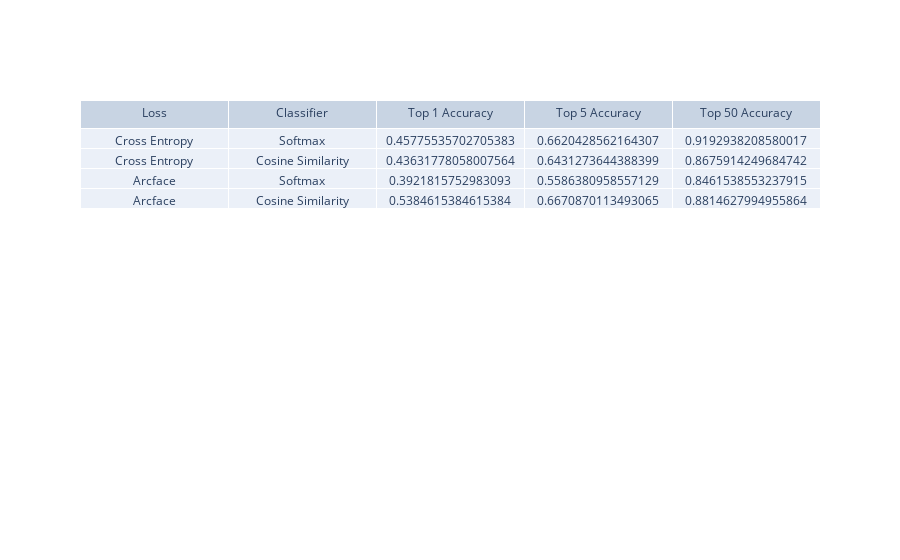

Source (notebook cell):
### Code cell
eval_table = go.Figure(
    data=[
        go.Table(
            header={"values": ["Loss", "Classifier", "Top 1 Accuracy", "Top 5 Accuracy", "Top 50 Accuracy"]},
            cells={
                "values": [
                    ["Cross Entropy", "Cross Entropy", "Arcface", "Arcface"],
                    ["Softmax", "Cosine Similarity", "Softmax", "Cosine Similarity"],
                    [
                        softmax_cross_entropy_eval_results["top_1_accuracy"],
                        softmax_similarity_eval_results["top_1_accuracy"],
                        arcface_cross_entropy_eval_results["top_1_accuracy"],
                        arcface_similarity_eval_results["top_1_accuracy"]
                    ],
                    [
                        softmax_cross_entropy_eval_results["top_5_accuracy"],
                        softmax_similarity_eval_results["top_5_accuracy"],
                        arcface_cross_entropy_eval_results["top_5_accuracy"],
                        arcface_similarity_eval_results["top_5_accuracy"]
                    ],
                    [
                        softmax_cross_entropy_eval_results["top_50_accuracy"],
                        softmax_similarity_eval_results["top_50_accuracy"],
                        arcface_cross_entropy_eval_results["top_50_accuracy"],
                        arcface_similarity_eval_results["top_50_accuracy"]
                    ],
                ]
            }
        )
    ]
)

eval_table.show()

### Figure 1 — Plotly figure (JSON) as saved in the notebook; plotly's stock layout.template omitted (floating-point values rounded to 4 significant figures)
{"data": [{"cells": {"values": [["Cross Entropy", "Cross Entropy", "Arcface", "Arcface"], ["Softmax", "Cosine Similarity", "Softmax", "Cosine Similarity"], [0.4578, 0.4363, 0.3922, 0.5385], [0.662, 0.6431, 0.5586, 0.6671], [0.9193, 0.8676, 0.8462, 0.8815]]}, "header": {"values": ["Loss", "Classifier", "Top 1 Accuracy", "Top 5 Accuracy", "Top 50 Accuracy"]}, "type": "table"}], "layout": {}}
